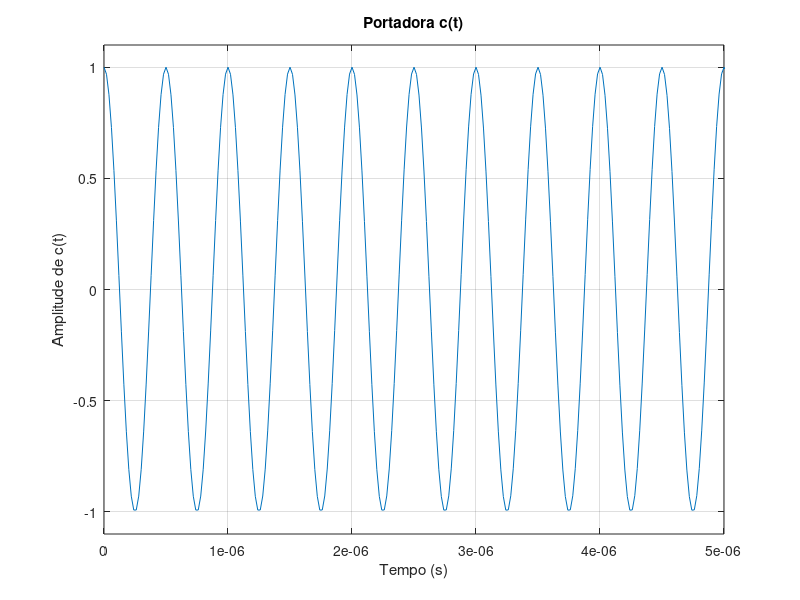
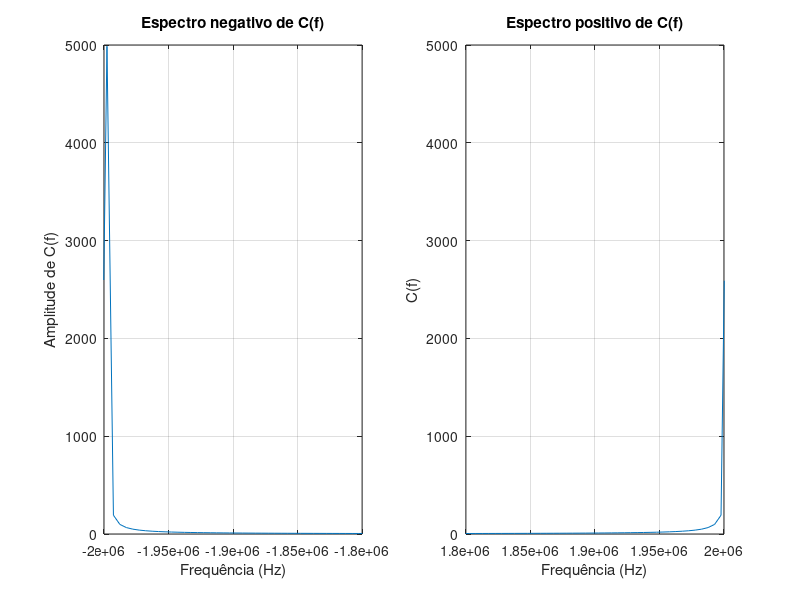
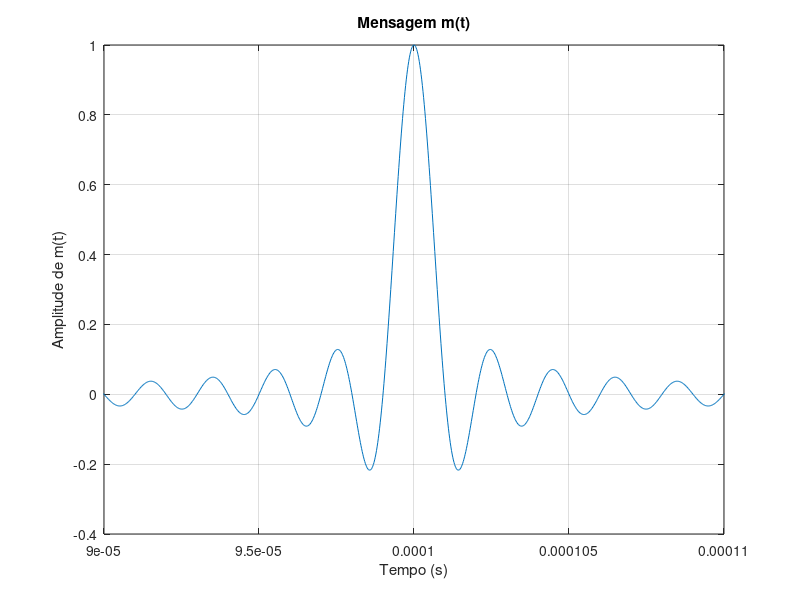

Here is the MATLAB script that generated these plots, in order: (Note: this script raises an error after producing the figures.)
%%%%%%%%%%%%%%%%%%%%%%%%%%%%%%% PCOM SEL 0616 %%%%%%%%%%%%%%%%%%%%%%%%%%%%%

%Carlos Henrique Hannas de Carvalho, nUSP: 11965988
%Gabriel Aguilar Soares de Melo, nUSP: 11915432
%Pedro Antonio Bruno Grando, nUSP: 12547166

%%%%%%%%%%%%%%%%%%%%%%%%%%%%%%%%%%%%%%%%%%%%%%%%%%%%%%%%%%%%%%%%%%%%%%%%%%%

close all
clear all

%%%%%%%%%%%%%%%%%%%%%%%%%%%%% DADOS INICIAIS %%%%%%%%%%%%%%%%%%%%%%%%%%%%%%

f_c = 2 * 10^6;                                                            %Frequencia da portadora (Hz)
f_samp = 50 * 10^6;                                                        %Frequencia de amostragem (Hz)

t_0 = 0;                                                                   %Tempo inicial (s)
t_f = 200 * 10^-6;                                                         %Tempo final (s)

N = f_samp * (t_f - t_0);                                                  %Quantidade de amostragens, no intervalo total de tempo

t = linspace(t_0, t_f, round(N));                                          %Vetor de tempo, com N amostras
f = linspace(-f_samp/2, f_samp/2, N);                                      %Vetor de frequencia, com N amostras

%%%%%%%%%%%%%%%%%%%%%%%%%%%%%%% EXERCICIO 1 %%%%%%%%%%%%%%%%%%%%%%%%%%%%%%%

%Intervalo de amplitude para plot no grafico
A_min = -1.1;                                                              %Amplitude minima para plot do exercicio 1 
A_max = 1.1;                                                               %Amplitude maxima para plot do exercicio 1

%Intervalo de tempo para plot no grafico
t_min = 0;                                                                 %Tempo minimo para plot do exercicio 1 (s)
t_max = 5 * 10^-6;                                                         %Tempo maximo para plot do exercicio 1 (s)

c_t = cos(2 * pi * f_c * t);                                               %Funcao da portadora c(t)

%Plot da portadora c(t)
figure
plot(t, c_t)
xlabel('Tempo (s)')
ylabel('Amplitude de c(t)')
xlim([t_min, t_max])                                                       %Intervalo de tempo do grafico
ylim([A_min, A_max])                                                       %Intervalo de amplitude do grafico 
title('Portadora c(t)');
grid on

%%%%%%%%%%%%%%%%%%%%%%%%%%%%%%%%%%%%%%%%%%%%%%%%%%%%%%%%%%%%%%%%%%%%%%%%%%%

%%%%%%%%%%%%%%%%%%%%%%%%%%%%%%% EXERCICIO 2 %%%%%%%%%%%%%%%%%%%%%%%%%%%%%%%

%Intervalo de frequencia para subplot negativo no grafico
f_neg_min = -2 * 10^6;                                                     %Frequencia minima negativa para subplot do exercicio 2 (Hz)
f_neg_max = -1.8 * 10^6;                                                   %Frequencia maxima negativa para subplot do exercicio 2 (Hz)

%Intervalo de frequencia para subplot positivo no grafico
f_pos_min = 1.8 * 10^6;                                                    %Frequencia minima negativa para subplot do exercicio 2 (Hz)
f_pos_max = 2 * 10^6;                                                      %Frequencia maxima positiva para subplot do exercicio 2 (Hz)

C_f = fft(c_t);                                                            %C(f): Transformada de Fourier de c(t)

%Plot dos espectros negativo e positivo
figure
subplot(1,2,1)                                                             %Posicao do espectro negativo no grafico
plot(f, fftshift(abs(C_f)))
xlabel('Frequência (Hz)')
ylabel('Amplitude de C(f)')
xlim([f_neg_min, f_neg_max])                                               %Intervalo de frequencia do espectro negativo no grafico
title('Espectro negativo de C(f)')
grid on

subplot(1,2,2)                                                             %Posicao do espectro positivo no grafico
plot(f, fftshift(abs(C_f)))
xlabel('Frequência (Hz)')
ylabel('C(f)')
xlim([f_pos_min, f_pos_max])                                               %Intervalo de frequencia do espectro positivo no grafico
title('Espectro positivo de C(f)')
grid on

%%%%%%%%%%%%%%%%%%%%%%%%%%%%%%%%%%%%%%%%%%%%%%%%%%%%%%%%%%%%%%%%%%%%%%%%%%%

%%%%%%%%%%%%%%%%%%%%%%%%%%%%%%% EXERCICIO 3 %%%%%%%%%%%%%%%%%%%%%%%%%%%%%%%

%Intervalo de tempo para plot no grafico
t_min = 90 * 10^-6;                                                        %Tempo minimo para plot do exercicio 3 (s)
t_max = 110 * 10^-6;                                                       %Tempo maximo para plot do exercicio 3 (s)

m1_t = sinc((t - 100 * 10^-6) * 1e6);                                   %Funcao da mensagem m(t)

%Plot da mensagem m(t)
figure
plot(t, m1_t);
xlabel('Tempo (s)')
ylabel('Amplitude de m(t)')
xlim([t_min, t_max])                                                       %Intervalo de tempo do grafico
title('Mensagem m(t)')
grid on

%%%%%%%%%%%%%%%%%%%%%%%%%%%%%%%%%%%%%%%%%%%%%%%%%%%%%%%%%%%%%%%%%%%%%%%%%%%

%%%%%%%%%%%%%%%%%%%%%%%%%%%%%%% EXERCICIO 4 %%%%%%%%%%%%%%%%%%%%%%%%%%%%%%%

%Intervalo de frequencia para plot no grafico
f_min = -2 * 10^6;                                                         %Frequencia minima para plot do exercicio 4 (Hz)
f_max = 2 * 10^6;                                                          %Frequencia maxima para plot do exercicio 4 (Hz)

M1_f = fft(m1_t);                                                          %M(f): Transformada de Fourier de m(t)

LMP = powerbw(abs(M1_f), f);                                               %Calcula Largura de Meia Potencia (LMP)

%Plot do espectro de M(f)
figure
plot(f, (fftshift(abs(M1_f))));
xlabel('Frequência (Hz)')
ylabel('Amplitude de M(f)')
xlim([f_min, f_max])                                                       %Intervalo de frequencia no grafico
title('Espectro de M(f)')
grid on

%%%%%%%%%%%%%%%%%%%%%%%%%%%%%%%%%%%%%%%%%%%%%%%%%%%%%%%%%%%%%%%%%%%%%%%%%%%

%%%%%%%%%%%%%%%%%%%%%%%%%%%%%%% EXERCICIO 5 %%%%%%%%%%%%%%%%%%%%%%%%%%%%%%%

%Intervalo de tempo para plot no grafico
t_min = 90 * 10^-6;                                                        %Tempo minimo para plot do exercicio 5 (s)
t_max = 110 * 10^-6;                                                       %Tempo maximo para plot do exercicio 5 (s)

s_t = c_t .* m1_t;                                                          %Funcao do sinal modulado s(t)

%Plot do sinal modulado de s(t)
figure
plot(t, s_t);
xlabel('Tempo (s)')
ylabel('Amplitude de s(t)')
xlim([t_min, t_max])                                                       %Intervalo de tempo no grafico
ylim([A_min, A_max])                                                       %Intervalo de amplitude no grafico
title('Sinal modulado s(t)')
grid on

%%%%%%%%%%%%%%%%%%%%%%%%%%%%%%%%%%%%%%%%%%%%%%%%%%%%%%%%%%%%%%%%%%%%%%%%%%%

%%%%%%%%%%%%%%%%%%%%%%%%%%%%%%% EXERCICIO 6 %%%%%%%%%%%%%%%%%%%%%%%%%%%%%%%

%Intervalo de frequencia para plot no grafico
f_min = -5 * 10^6;                                                         %Frequencia minima para plot do exercicio 6 (Hz)
f_max = 5 * 10^6;                                                          %Frequencia maxima para plot do exercicio 6 (Hz)

S_f = fft(s_t);                                                            %S(f): Transformada de Fourier de s(t)

%Plot do sinal modulado de s(t)
figure
plot(f, fftshift(abs(S_f)));
xlabel('Frequência (Hz)')
ylabel('Amplitude de S(f)')
xlim([f_min, f_max])                                                       %Intervalo de tempo no grafico
title('Espectro de S(f)')
grid on

%%%%%%%%%%%%%%%%%%%%%%%%%%%%%%%%%%%%%%%%%%%%%%%%%%%%%%%%%%%%%%%%%%%%%%%%%%%

%%%%%%%%%%%%%%%%%%%%%%%%%%%%%%% EXERCICIO 7 %%%%%%%%%%%%%%%%%%%%%%%%%%%%%%%

%Intervalo de frequencia para plot no grafico
f_min = -6 * 10^6;                                                         %Frequencia minima para plot do exercicio 7 (Hz)
f_max = 6 * 10^6;                                                          %Frequencia maxima para plot do exercicio 7 (Hz)

e_t = c_t .* s_t;                                                          %Funcao da demodulacao e(t)

E_f = fft(e_t);                                                            %E(f): Transformada de Fourier de e(t)

%Plot do sinal demodulado de e(t)
figure
plot(f, fftshift(abs(E_f)));
xlabel('Frequência (Hz)')
ylabel('Amplitude de E(f)')
xlim([f_min, f_max])                                                       %Intervalo de frequencia no grafico
title('Espectro do sinal demodulado E(f)')
grid on

%%%%%%%%%%%%%%%%%%%%%%%%%%%%%%%%%%%%%%%%%%%%%%%%%%%%%%%%%%%%%%%%%%%%%%%%%%%

%%%%%%%%%%%%%%%%%%%%%%%%%%%%%%% EXERCICIO 8 %%%%%%%%%%%%%%%%%%%%%%%%%%%%%%%

%Intervalo de frequencia para plot no grafico
f_min = -6 * 10^6;                                                         %Frequencia minima para plot do exercicio 8 (Hz)
f_max = 6 * 10^6;                                                          %Frequencia maxima para plot do exercicio 8 (Hz)

%Intervalo de frequencia para FPB aceitar
f_neg_min = -2 * 10^6;                                                     %Frequencia minima aceitavel pelo FPB (Hz)
f_pos_max = 2* 10^6;                                                       %Frequencia maxima aceitavel pelo FPB (Hz)

%Definicao de sistemas dinamicos
qsi = sqrt(2)/2;
w_n = 2 * pi * 2 * 10^6;
num = w_n^2;
den = [1 2*qsi*w_n w_n^2];

x_t = lsim(num, den, e_t, t);                                              %Resposta temporal x(t) simulada para o FPB
X_f = fft(x_t);                                                            %X(f): Transformada de Fourier de x(t)

FPB = zeros(1, N);                                                         %Inicializacao do FPB (filtro passa-baixa)
FPB(f >= f_neg_min & f <= f_pos_max) = 1;                                  %FPB aceita valores entre -2MHz e 2MHz

figure
subplot(1,2,1)
plot((abs(X_f)))
xlabel('Frequência (Hz)')
ylabel('Amplitude do espectro')
xlim([f_min, f_max])                                                       %Intervalo de frequencia no grafico
title('Espectro do sinal após o filtro')
grid on

subplot(1,2,2)
plot(f, FPB, f, (abs(E_f)))
xlabel('Frequência (Hz)')
ylabel('Amplitude do filtro')
title('Filtro retangular')
grid on

%%%%%%%%%%%%%%%%%%%%%%%%%%%%%%%%%%%%%%%%%%%%%%%%%%%%%%%%%%%%%%%%%%%%%%%%%%%

%%%%%%%%%%%%%%%%%%%%%%%%%%%%%%% EXERCICIO 9 %%%%%%%%%%%%%%%%%%%%%%%%%%%%%%%

m2_t = ifft(ifftshift(fftshift(X_f)));                                     %Recuperacao do sinal m'(t)

%Plot do sinal recuperado de m'(t)
figure
plot(t, m2_t)
xlabel('Tempo (s)')
ylabel('Amplitude de m''(t)')
xlim([t_min, t_max])                                                       %Intervalo de tempo no grafico
title('Sinal recuperado m''(t)')
grid on

coef = corrcoef(m1_t, m2_t);                                               %Coeficiente de relacao entre os sinais m(t) e m'(t)
fprintf('Coeficiente de relação entre os sinais: %.4f\n', coef(1,2));   

%%%%%%%%%%%%%%%%%%%%%%%%%%%%%%%%%%%%%%%%%%%%%%%%%%%%%%%%%%%%%%%%%%%%%%%%%%%
